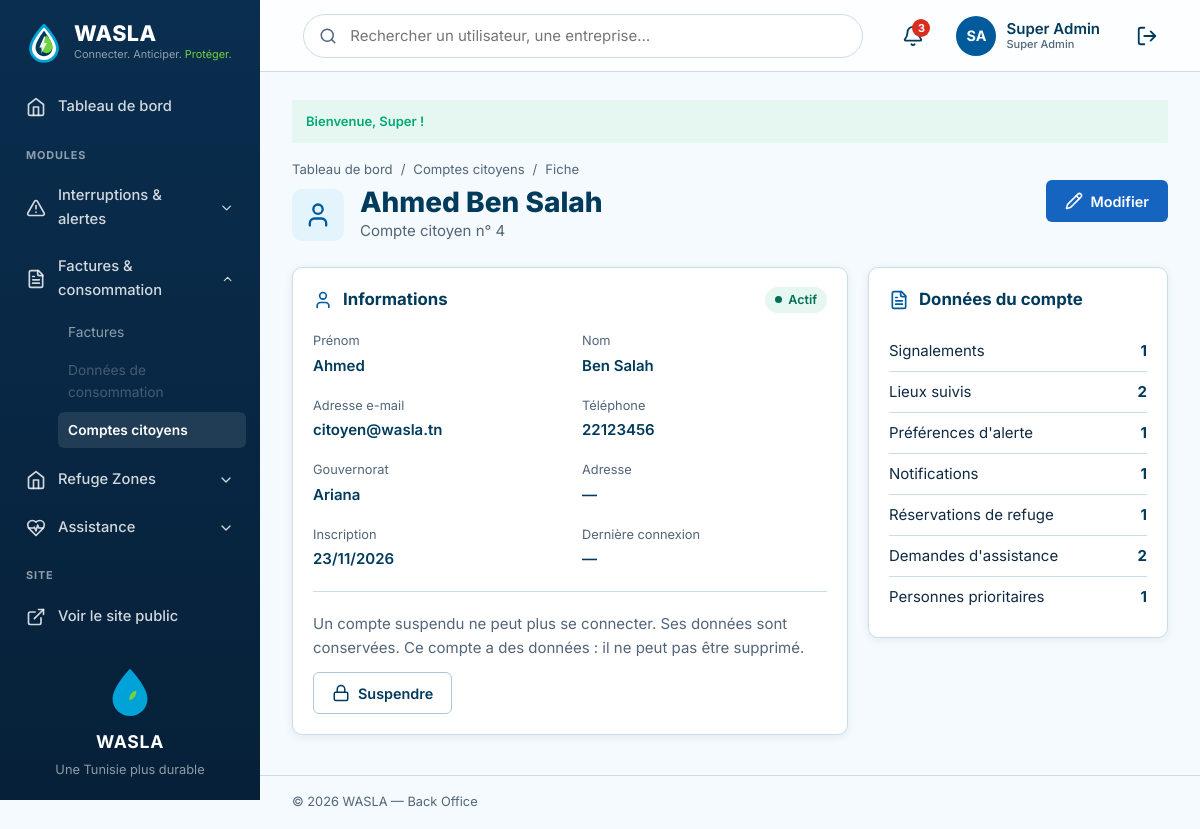
Page /index.php?action=admin-citoyen-voir&id=4 (signed in) on the committed database.
### tables this page shows
CREATE TABLE IF NOT EXISTS utilisateur (
    id_utilisateur     INT          NOT NULL AUTO_INCREMENT,
    nom                VARCHAR(50)  NOT NULL,
    prenom             VARCHAR(50)  NOT NULL,
    email              VARCHAR(150) NOT NULL,
    telephone          VARCHAR(20)  NULL,
    mot_de_passe       VARCHAR(255) NOT NULL,
    role               ENUM('citoyen','admin','steg','sonede','entreprise','fournisseur')
                                    NOT NULL DEFAULT 'citoyen',
    statut_compte      ENUM('actif','suspendu') NOT NULL DEFAULT 'actif',
    id_zone            INT          NULL,
    adresse            VARCHAR(255) NULL,
     
    nom_organisation   VARCHAR(100) NULL,                  
    matricule_fiscal   VARCHAR(20)  NULL,                  
    secteur_activite   VARCHAR(60)  NULL,                  
    specialite         ENUM('electricien','plombier','maintenance','solaire','hydraulique') NULL,   
    description        TEXT         NULL,
    compte_verifie     TINYINT(1)   NOT NULL DEFAULT 0,    
    note_moyenne       DECIMAL(2,1) NULL,                  
    date_inscription   DATETIME     NOT NULL DEFAULT CURRENT_TIMESTAMP,
    derniere_connexion DATETIME     NULL,
    PRIMARY KEY (id_utilisateur),
    UNIQUE KEY uq_utilisateur_email (email),
    UNIQUE KEY uq_utilisateur_matricule (matricule_fiscal),
    KEY idx_utilisateur_role (role),
    KEY idx_utilisateur_specialite_zone (specialite, id_zone),
    CONSTRAINT chk_utilisateur_note CHECK (note_moyenne IS NULL OR (note_moyenne >= 0 AND note_moyenne <= 5)),
    CONSTRAINT fk_utilisateur_zone FOREIGN KEY (id_zone)
        REFERENCES zone (id_zone) ON DELETE SET NULL ON UPDATE CASCADE
);

CREATE TABLE IF NOT EXISTS zone (
    id_zone        INT          NOT NULL AUTO_INCREMENT,
    nom_zone       VARCHAR(100) NOT NULL,
    type_zone      ENUM('gouvernorat','delegation') NOT NULL DEFAULT 'gouvernorat',
    id_zone_parent INT          NULL,
    PRIMARY KEY (id_zone),
    UNIQUE KEY uq_zone_nom_parent (nom_zone, id_zone_parent),
    CONSTRAINT fk_zone_parent FOREIGN KEY (id_zone_parent)
        REFERENCES zone (id_zone) ON DELETE SET NULL ON UPDATE CASCADE
);

### views/backoffice/pages/citoyens/voir.php (the view, shortened to what the rows shown need)
<?php
$id = $citoyen->getIdUtilisateur();
$nom = $citoyen->getPrenom() . ' ' . $citoyen->getNom();
$actif = $citoyen->getStatutCompte() === 'actif';
?>
        <link rel="stylesheet" href="<?= e(asset('css/factures-admin.css', 'backoffice')) ?>">
        <link rel="stylesheet" href="<?= e(asset('css/citoyens-admin.css', 'backoffice')) ?>">
        <div class="admin-page-head bill-admin-head">
          <div>
            <div class="admin-page-head__title">
              <div>
                <h1 class="citizen-name"><?= e($nom) ?></h1>
                <p>Compte citoyen n° <?= $id ?></p>
              </div>
            </div>
          </div>
        </div>
        <div class="admin-form-layout">
          <section class="admin-card">
            <div class="admin-card__head">
              <h2 class="admin-card__title"><span data-icon="user"></span> Informations</h2>
              <span class="admin-badge <?= $actif ? 'admin-badge--ok' : 'admin-badge--danger' ?> citizen-status"><?= e(CitoyenController::statutLabel($citoyen->getStatutCompte())) ?></span>
            </div>
            <div class="admin-card__body">
              <dl class="citizen-facts">
                <div><dt>Prénom</dt><dd><?= e($citoyen->getPrenom()) ?></dd></div>
                <div><dt>Nom</dt><dd><?= e($citoyen->getNom()) ?></dd></div>
                <div><dt>Adresse e-mail</dt><dd><?= e($citoyen->getEmail()) ?></dd></div>
                <div><dt>Téléphone</dt><dd><?= e($citoyen->getTelephone() ?: '—') ?></dd></div>
                <div><dt>Gouvernorat</dt><dd><?= e($citoyen->getNomZone() ?? '—') ?></dd></div>
                <div><dt>Adresse</dt><dd><?= e($citoyen->getAdresse() ?: '—') ?></dd></div>
                <div><dt>Inscription</dt><dd><?= e(dateFr($citoyen->getDateInscription())) ?></dd></div>
                <div><dt>Dernière connexion</dt><dd><?= e(dateFr($citoyen->getDerniereConnexion(), true)) ?></dd></div>
              </dl>
            </div>
          </section>
          <aside class="admin-card">
            <div class="admin-card__head">
              <h2 class="admin-card__title"><span data-icon="file-text"></span> Données du compte</h2>
            </div>
          </aside>
        </div>
<?php
require __DIR__ . '/../../layout.php';

### views/backoffice/partials/header.php (shortened to what the rows shown need)
      <header class="admin-topbar">
        <div class="admin-topbar__actions">
<?php $adminUser = AuthController::currentUser(); ?>
          <a class="admin-profile" href="<?= url(profilRoute($adminUser) ?? 'mon-compte') ?>" aria-label="Mon compte">
            <span class="admin-avatar"><?= e(initials($adminUser)) ?></span>
            <span class="admin-profile__name"><?= e($adminUser->getPrenom() . ' ' . $adminUser->getNom()) ?><small class="admin-profile__role"><?= e(roleLabel($adminUser->getRole())) ?></small></span>
          </a>
        </div>
      </header>

### rows in the picture
utilisateur: initials($adminUser) "SA", $adminUser->getPrenom() . ' ' . $adminUser->getNom() "Super Admin", role "Super Admin"
utilisateur: nom "Ahmed Ben Salah", id_utilisateur "4", statut_compte "Actif", prenom "Ahmed", nom "Ben Salah", email "citoyen@wasla.tn", telephone "22123456", id_zone.nom_zone "Ariana", adresse "—", date_inscription "23/11/2026", derniere_connexion "—"

### other values in the picture
$group['label'] "Interruptions & alertes"
$group['label'] "Factures & consommation"
$label "Factures"
$label "Données de consommation"
$label "Comptes citoyens"
$group['label'] "Refuge Zones"
$group['label'] "Assistance"
$flash['message'] "Bienvenue, Super !"
$libelle "Signalements"
$nombre "1"
$libelle "Lieux suivis"
$nombre "2"
$libelle "Préférences d'alerte"
$libelle "Notifications"
$libelle "Réservations de refuge"
